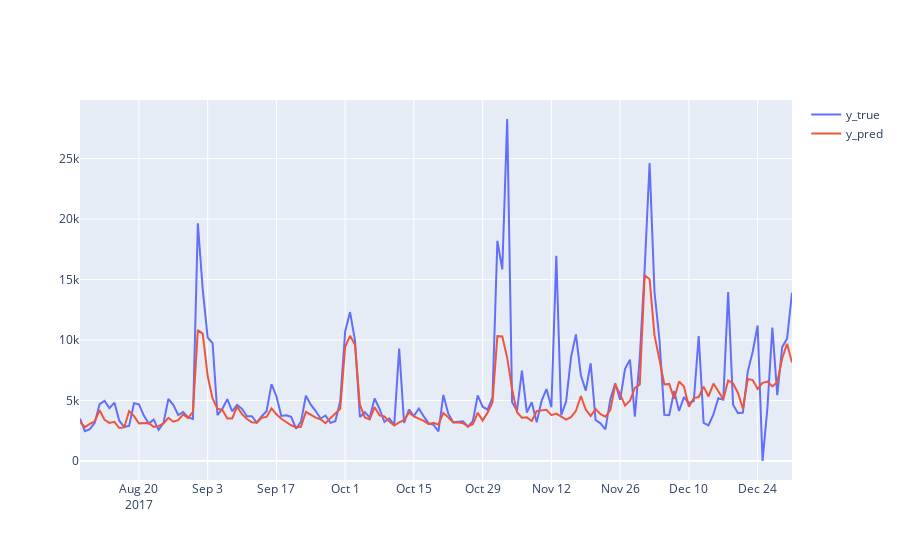

The code cell stored with this chart in its notebook:
### Code cell
df = df_true_x_pred.groupby(['date'])[['unit_sales', 'unit_sales_pred']].sum().reset_index()

df_ = df[(df['date'] >= '2017-01-01') & (df['date'] < '2018-01-01')]

x = df_['date']
y_true = df_['unit_sales']
y_pred = df_['unit_sales_pred']

fig = go.Figure()

fig.add_trace(go.Scatter(x=x, y=y_true,
                    mode='lines',
                    name='y_true'))

fig.add_trace(go.Scatter(x=x, y=y_pred,
                    mode='lines',
                    name='y_pred'))

# fig.write_image("results/images/y_true_x_pred_2019.png")
fig.show()

### Figure 1 — Plotly figure (JSON) as saved in the notebook; plotly's stock layout.template omitted (floating-point values rounded to 4 significant figures; data arrays with more than 128 entries replaced by an {"elided": "..."} marker saying what was removed)
{"data": [{"mode": "lines", "name": "y_true", "type": "scatter", "x": {"elided": "146 str values"}, "y": {"elided": "146 float values"}}, {"mode": "lines", "name": "y_pred", "type": "scatter", "x": {"elided": "146 str values"}, "y": {"elided": "146 float values"}}], "layout": {}}
